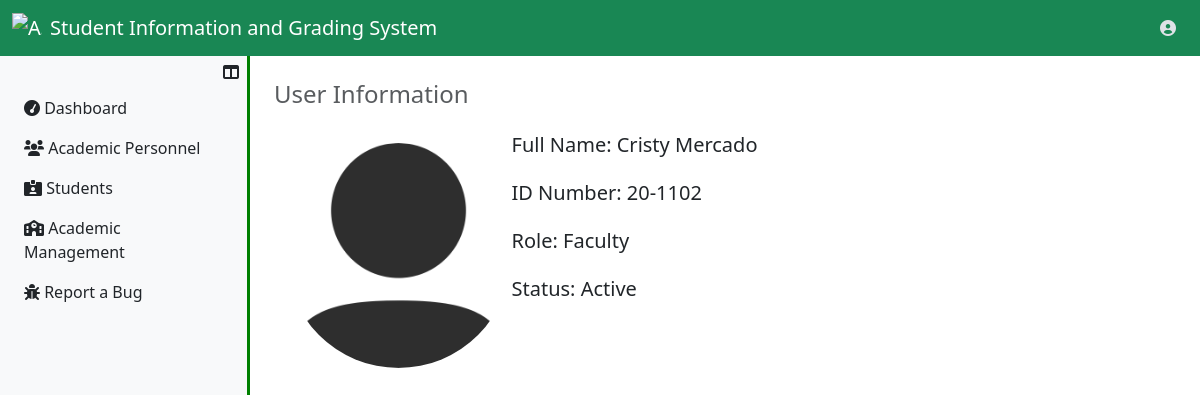
Screenshot of /UserRegistrar/ViewRegistrarUser.php?user_id=7 (signed in) with the database file from the repository.
### tables this page shows
CREATE TABLE `users_tbl` (
  `user_id` int(11) NOT NULL,
  `id_number` varchar(50) NOT NULL,
  `u_fname` varchar(50) NOT NULL,
  `u_mname` varchar(50) DEFAULT NULL,
  `u_lname` varchar(50) NOT NULL,
  `u_suffix` varchar(10) DEFAULT NULL,
  `u_sex` enum('Male','Female') NOT NULL,
  `u_birthdate` date NOT NULL,
  `user_email` varchar(50) NOT NULL,
  `role` enum('Faculty','Registrar') NOT NULL,
  `user_password` longtext NOT NULL,
  `user_profile` mediumtext NOT NULL,
  `user_status` enum('Active','Inactive') NOT NULL
);

### UserRegistrar/ViewRegistrarUser.php (the view, shortened to what this page needs)
<?php
  include ("../server_connection/db_connect.php");
  if (!empty($_SESSION["id_number"])){
    $user_id = $_SESSION["user_id"];
    $sql = "SELECT * FROM users_tbl WHERE user_id=$user_id";
    try{
      $result = $conn->prepare($sql);
      $result->execute();
      if($result->rowCount()>0){
        $data = $result->fetch(PDO::FETCH_ASSOC);
        $id_number = $data['id_number'];
      }
    }catch(Exception $e){
      echo "Error" . $e;
    }
  };
?>
<?php
    if (isset($_GET['user_id'])) {
        $user_id = $_GET['user_id'];
        $sql = "SELECT * FROM users_tbl WHERE user_id='$user_id'";
        try{
        $result = $conn->prepare($sql);
        $result->execute();
        if($result->rowCount()>0){
            $data = $result->fetch(PDO::FETCH_ASSOC);
            $id_number = $data["id_number"];
            $user_fullname = $data["u_fname"] . " " . $data["u_lname"];
            $role = $data["role"];
            $user_profile = $data["user_profile"];
            $user_status = $data["user_status"];
        }
        }catch(Exception $e){
        echo "Error" . $e;
        }
    };
?>
<!DOCTYPE html>
<html lang="en">
<head>
    <link href="https://stackpath.bootstrapcdn.com/bootstrap/4.5.2/css/bootstrap.min.css" rel="stylesheet">
    <link rel="stylesheet" href="../../Bootstrap/css/bootstrap.min.css">
</head>
<body>
    <?php
        include '../Assets/components/RegistrarNavbar.php';
    ?>
    <div class="d-flex">
        <?php
            include '../Assets/components/RegistrarSidebar.php';
        ?>
        <div class="content p-4 w-100">
            <h4 class="text-muted mb-4">User Information</h4>
            <div class="main-content">
                <div class="container">
                        <div class="main">
                            <div class="profile-info-container">
                                <div class="row">
                                    <div class="col-sm-3">
                                        <div class="box2" style="margin-top: 10px; margin-bottom: 10px; height:auto; width: 100%">
                                            <?php
                                                if (empty($user_profile)){
                                                    echo "
                                                        <img src='../Assets/img/profile_pictures/userdefaultprofile.png' alt='Huhu' class='avatar  mx-auto d-block'>
                                                    ";
                                                }else{
                                                    echo "
                                                        <img src='../Assets/img/profile_pictures/$user_profile' alt='else' class='avatar  mx-auto d-block'>
                                                    ";
                                                }
                                            ?>
                                        </div>
                                    </div>
                                    <div class="col-lg-7">
                                        <div class="row">
                                            <div class="col-12 mb-3">
                                                <h5>Full Name: <?php echo $user_fullname ?> </h5>
                                            </div>
                                            <div class="col-12 mb-3">
                                                <h5>ID Number: <?php echo $id_number ?> </h5>
                                            </div>
                                            <div class="col-12 mb-3">
                                                <h5>Role: <?php echo $role ?> </h5>
                                            </div>
                                            <div class="col-12 mb-3">
                                                <h5>Status: <?php echo $user_status ?> </h5>
                                            </div>
                                        </div>
                                    </div>
                                </div>
                            </div>
                        </div>
                    </div>
                </div>
            </div>
        </div>
</body>
</html>

### UserRegistrar/ViewRegistrarUser.php (style rules this page uses)
.avatar { margin-top: 10px; vertical-align: middle; width: 225px; height: auto; border-radius: 50%; }
.content { transition: margin-left 0.3s ease; }

### rows the page displays
users_tbl: user_profile (placeholder picture), user_fullname "Cristy Mercado", id_number "20-1102", role "Faculty", user_status "Active"
